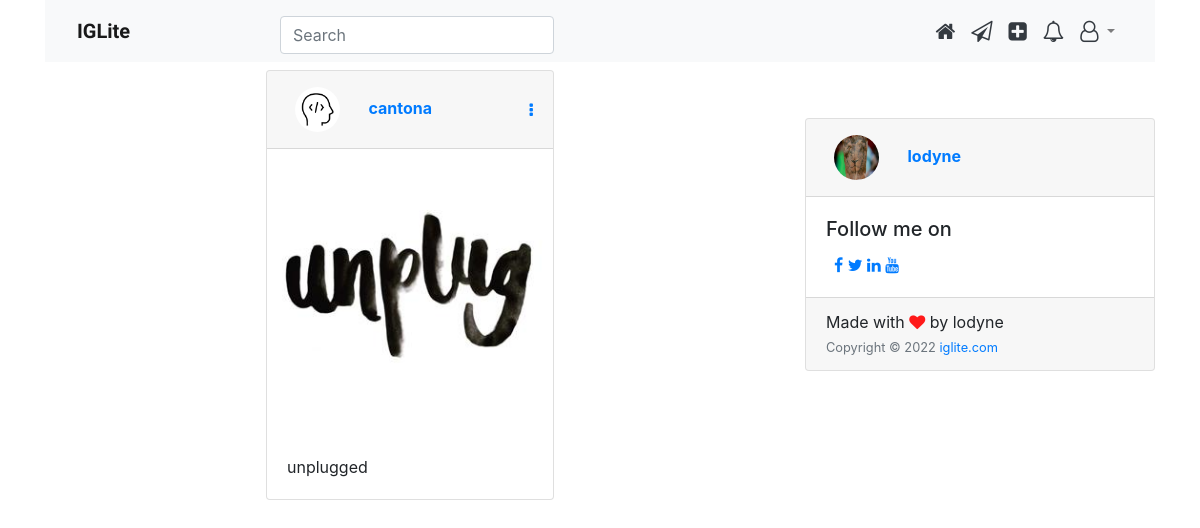
The app's page /post/10/ (signed in) with its own data.
### insta/models.py (models this page shows, shortened)
class Post(models.Model):
    caption = models.TextField()
    posts = models.ImageField(upload_to='posts/images')
    instagrammer = models.ForeignKey(
        User, on_delete=models.CASCADE, null=False, blank=True, default=None)
    ''' The function below tells the view where to redirect after post is
        created i.e. finds the url of the model object that returns the path
        to any specific instance (find the location to a specific post).
    '''

### users/models.py (models this page shows, shortened)
class Profile(models.Model):
    user = models.OneToOneField(User, on_delete=models.CASCADE)
    image = models.ImageField(default='default.jpg', upload_to='profile.jpg',
                              height_field=None, width_field=None, max_length=None)
    name = models.CharField(max_length=50, default='DEFAULT VALUE')
    website = models.URLField(max_length=50, default='DEFAULT VALUE')
    bio = models.TextField(max_length=500, default='DEFAULT VALUE')
    GENDER_CHOICES = (
        ('M', 'Male'),
        ('F', 'Female'),
    )
    gender = models.CharField(
        max_length=50, choices=GENDER_CHOICES, default='DEFAULT VALUE')

### insta/views.py (the view)
# urls.py: path('post/<int:pk>/', PostDetailView.as_view(), name='post-detail'),
class PostDetailView(DetailView):
    model = Post

### insta/templates/insta/post_detail.html (shortened to what this page needs)
{% extends 'insta/base.html' %} {% block content %}
<div class="container d-flex justify-content-center mb-5">
	<div class="card" style="width: 18rem">
		<div class="card-header">
			<img
				class="rounded-circle my-1 ml-2"
				style="height: 45px; width: 45px"
				src="{{ post.instagrammer.profile.image.url }}"
			/>
			<strong
				><a
					class="ml-4"
					href="{% url 'user-posts' post.instagrammer.username %}"
					>{{ post.instagrammer }}</a
				></strong
			>
			<a
				data-toggle="tooltip"
				data-placement="top"
				title="update post"
				href="{% url 'post-detail' post.id %}"
				style="float: right; margin-top: 15px"
			>
				<i class="fa fa-ellipsis-v" aria-hidden="true"></i>
			</a>
		</div>
		<img src="{{object.posts.url}}" class="card-img-top" alt="..." />
		<div class="card-body">
			<p class="card-text">{{object.caption}}</p>
		</div>
	</div>
</div>
{% endblock content %}

### insta/templates/insta/sidepanel.html (shortened to what this page needs)
{% if user.is_authenticated %}
<div class="col-md-4 mt-5">
	<div class="card">
		<div class="card-header">
			<img
				class="rounded-circle my-1 ml-2"
				style="height: 45px; width: 45px"
				src="{{ user.profile.image.url }}"
			/>
			<strong><a class="ml-4" href="#">{{ request.user.username}}</a></strong>
		</div>
		<div class="card-body">
			<h5 class="card-title">Follow me on</h5>
			<span class="ml-2">
				<a href="#"><i class="fa fa-facebook"></i></a>
				<a href="#"><i class="fa fa-twitter"></i></a>
				<a href="#"><i class="fa fa-linkedin"></i></a>
				<a href="#"><i class="fa fa-youtube"></i></a>
			</span>
		</div>
		<div class="card-footer">
			<div>
				Made with <i class="fa fa-heart pulse" style="color: #ff1a1a"></i> by
				lodyne
			</div>
			<small class="text-muted">
				Copyright &copy
				<a href="# "> iglite.com</a>
			</small>
		</div>
	</div>
</div>
{% endif %}

### records on screen
Post: instagrammer.profile.image (placeholder picture), instagrammer "cantona", posts (picture), caption "unplugged"

### other values on screen
{{ request.user.username }} "lodyne"
